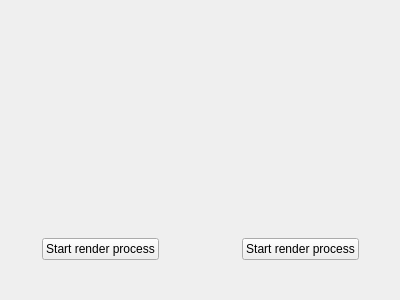
<?xml version="1.0" encoding="UTF-8"?>
<ui version="4.0">
 <class>TwinRenderSettingsWindow</class>
 <widget class="QWidget" name="TwinRenderSettingsWindow">
  <property name="geometry">
   <rect>
    <x>0</x>
    <y>0</y>
    <width>400</width>
    <height>300</height>
   </rect>
  </property>
  <property name="windowTitle">
   <string>Form</string>
  </property>
  <layout class="QHBoxLayout" name="horizontalLayout_4" stretch="0">
   <property name="spacing">
    <number>0</number>
   </property>
   <property name="margin">
    <number>0</number>
   </property>
   <item>
    <widget class="QScrollArea" name="scrollArea">
     <property name="frameShape">
      <enum>QFrame::NoFrame</enum>
     </property>
     <property name="widgetResizable">
      <bool>true</bool>
     </property>
     <widget class="QWidget" name="scrollAreaWidgetContents">
      <property name="geometry">
       <rect>
        <x>0</x>
        <y>0</y>
        <width>400</width>
        <height>300</height>
       </rect>
      </property>
      <layout class="QHBoxLayout" name="horizontalLayout_5">
       <property name="spacing">
        <number>0</number>
       </property>
       <property name="margin">
        <number>0</number>
       </property>
       <item>
        <layout class="QVBoxLayout" name="previewRenderSettings" stretch="1,0,0">
         <item>
          <widget class="picogen::qt4_gui::RenderSettingsWindow" name="previewRenderSettingsWindow" native="true"/>
         </item>
         <item>
          <layout class="QHBoxLayout" name="horizontalLayout_3">
           <item>
            <spacer name="horizontalSpacer_2">
             <property name="orientation">
              <enum>Qt::Horizontal</enum>
             </property>
             <property name="sizeHint" stdset="0">
              <size>
               <width>40</width>
               <height>20</height>
              </size>
             </property>
            </spacer>
           </item>
           <item>
            <widget class="QPushButton" name="startPreviewRenderProcess">
             <property name="text">
              <string>Start render process</string>
             </property>
            </widget>
           </item>
           <item>
            <spacer name="horizontalSpacer_3">
             <property name="orientation">
              <enum>Qt::Horizontal</enum>
             </property>
             <property name="sizeHint" stdset="0">
              <size>
               <width>40</width>
               <height>20</height>
              </size>
             </property>
            </spacer>
           </item>
          </layout>
         </item>
         <item>
          <spacer name="verticalSpacer">
           <property name="orientation">
            <enum>Qt::Vertical</enum>
           </property>
           <property name="sizeHint" stdset="0">
            <size>
             <width>20</width>
             <height>40</height>
            </size>
           </property>
          </spacer>
         </item>
        </layout>
       </item>
       <item>
        <layout class="QVBoxLayout" name="productionRenderSettings" stretch="1,0,0">
         <item>
          <widget class="picogen::qt4_gui::RenderSettingsWindow" name="renderSettingsWindow" native="true"/>
         </item>
         <item>
          <layout class="QHBoxLayout" name="horizontalLayout_2">
           <item>
            <spacer name="horizontalSpacer">
             <property name="orientation">
              <enum>Qt::Horizontal</enum>
             </property>
             <property name="sizeHint" stdset="0">
              <size>
               <width>40</width>
               <height>20</height>
              </size>
             </property>
            </spacer>
           </item>
           <item>
            <widget class="QPushButton" name="startProductionRenderProcess">
             <property name="text">
              <string>Start render process</string>
             </property>
            </widget>
           </item>
           <item>
            <spacer name="horizontalSpacer_4">
             <property name="orientation">
              <enum>Qt::Horizontal</enum>
             </property>
             <property name="sizeHint" stdset="0">
              <size>
               <width>40</width>
               <height>20</height>
              </size>
             </property>
            </spacer>
           </item>
          </layout>
         </item>
         <item>
          <spacer name="verticalSpacer_2">
           <property name="orientation">
            <enum>Qt::Vertical</enum>
           </property>
           <property name="sizeHint" stdset="0">
            <size>
             <width>20</width>
             <height>40</height>
            </size>
           </property>
          </spacer>
         </item>
        </layout>
       </item>
      </layout>
     </widget>
    </widget>
   </item>
  </layout>
 </widget>
 <customwidgets>
  <customwidget>
   <class>picogen::qt4_gui::RenderSettingsWindow</class>
   <extends>QWidget</extends>
   <header>rendersettingswindow.h</header>
   <container>1</container>
  </customwidget>
 </customwidgets>
 <resources/>
 <connections/>
</ui>
